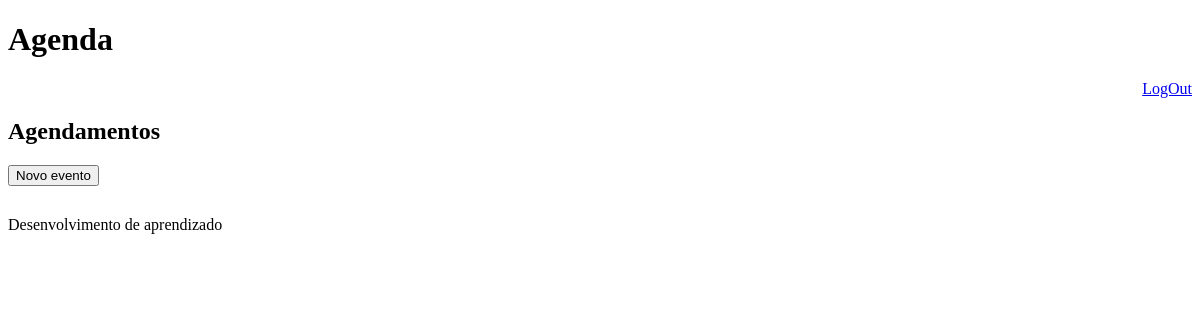
Page /agenda/ (signed in) on the earlier database version.
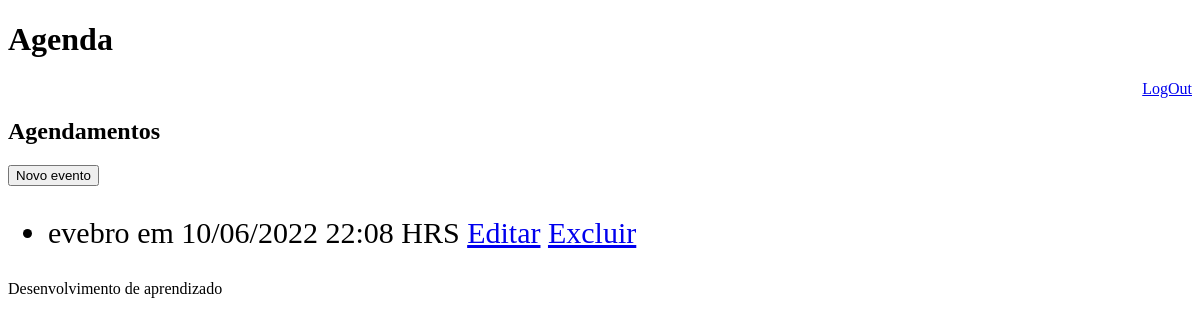
Same page on the later database version.
### core/models.py (models this page shows, shortened)
class Evento(models.Model):
    titulo = models.CharField(max_length=100)
    descricao = models.TextField(blank=True, null=True)
    local = models.TextField(blank=True, null=True)
    data_evento = models.DateTimeField(verbose_name='Data do evento')
    data_criacao = models.DateTimeField(auto_now=True, verbose_name='Data de registro')
    usuario = models.ForeignKey(User, on_delete=models.CASCADE)  # se excluir usuario, se excui todo conteudo dele
    class Meta:
        db_table = 'evento'
    def get_data_evento (self):
        return self.data_evento.strftime('%d/%m/%Y %H:%M HRS') # formatacao horario
    def get_evento_atrasado(self):
        if(self.data_evento < datetime.now()):
            return True
    def get_evento_proximo(self):
        if(self.data_evento > (datetime.now())
                and self.data_evento < (datetime.now() + timedelta(hours=1))):
            print(self.data_evento, datetime.now())
            print((datetime.now() + timedelta(hours=1)))
            return True

### core/views.py (the view)
# urls.py: path('agenda/', views.listaEventos),
@login_required(login_url='/login/') #quando não encontra login, redireciona, quando não colocamos / antes, ele concatena
def listaEventos(request):
    usuario = request.user
    data_atual = datetime.now() - timedelta(hours=1) #intervalo, hora atual menos 1 hr
    try:
        evento  = Evento.objects.filter(usuario = usuario,
                                        data_evento__gt=data_atual) #__gt quer dizer que seja maior ou igual, LT data menor
    except:
        evento = None
    dados = {'eventos': evento}
    return render(request, 'agenda.html', dados)

### Templates/Agenda.html (shortened to what this page needs)
{% extends "model-page.html" %}
{% block content %}
    <h2>Agendamentos</h2>
    <a href="evento/">
        <button type="button">Novo evento</button>
    </a>
    <ul>
        {% for evento in eventos %}
             <li>
                 <div style=>
                     <div style=>
                         {{evento.titulo}} em {{evento.get_data_evento}}
                         <a href="evento/?id={{ evento.id }}">Editar</a>
                         <a href="evento/delete/{{ evento.id }}">Excluir</a>
                    </div>
                 </div>
             </li>
        {% endfor %}
    </ul>
{%endblock%}

Differences in the rows shown:
added Evento: titulo "evebro", get_data_evento "10/06/2022 22:08 HRS"
